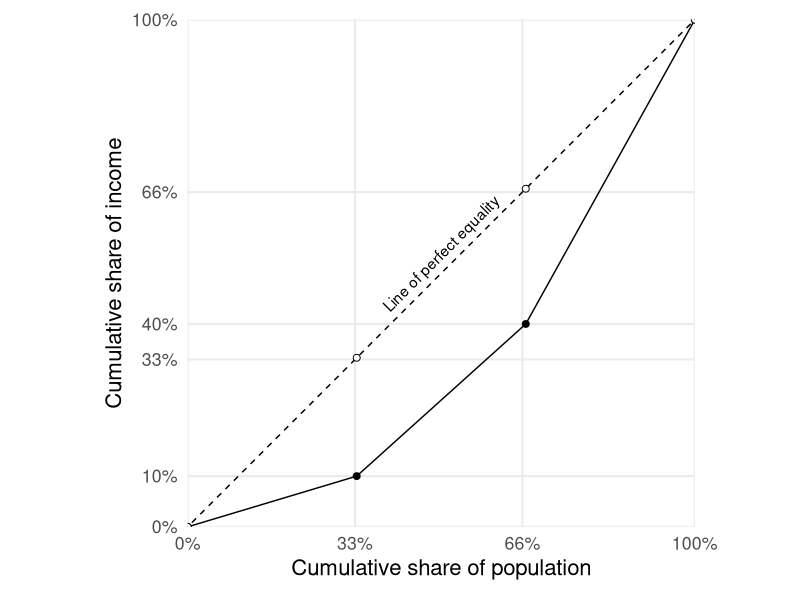
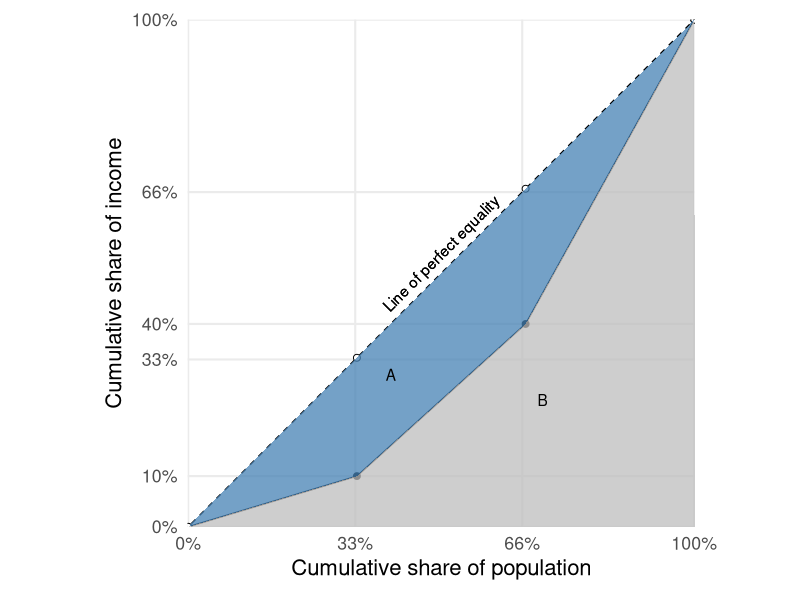

These figures' R source, in order:
## ---- chunk 1
knitr::opts_chunk$set(echo = FALSE, message = FALSE, warning = FALSE, error = FALSE,
                      fig.height = 6, fig.width = 6, fig.align = "center")
## ---- chunk 2
library(tidyverse)
theme_set(theme_minimal(base_size = 16))
## ---- chunk 3
d <- tibble(person = c("X", "Y", "Z"),
       income = c(100, 600, 300),
       rank = c(1, 3, 2))
knitr::kable(d)
## ---- chunk 4
d |> 
  arrange(rank) |> 
  mutate(`cumulative<br>income` = cumsum(income)) |> 
knitr::kable()
## ---- chunk 5
labs <- tibble(
  x = c(0.5, 0.4, 0.7),
  y = c(0.54, 0.3, 0.25),
  label = c("Line of perfect equality", "A", "B"),
  angle = c(45, 0, 0)
)

p <- bind_rows(
  tibble(rank = 0, income = 0), d) |> 
  arrange(rank) |> 
  mutate(cum_inc = cumsum(income) / sum(income),
         cum_pop = rank / max(rank)) |> 
  ggplot(aes(x = cum_pop, y = cum_inc)) +
  geom_abline(intercept = 0, slope = 1, linetype = "dashed") +
  geom_line() +
  geom_point(size = 2) +
  geom_point(aes(y = cum_pop), size = 2, shape = 21, fill = "white") +
  geom_text(data = labs[1,], aes(x = x, y = y, label = label), angle = labs$angle[1]) +
  labs(x = "Cumulative share of population", y = "Cumulative share of income") +
  coord_cartesian(expand = FALSE) +
  scale_x_continuous(breaks = c(0, .33, .66, 1), labels = scales::percent,
                     minor_breaks = NULL) +
  scale_y_continuous(breaks = c(0, .1, .33, .4, .66, 1), labels = scales::percent,
                     minor_breaks = NULL) +
  theme(aspect.ratio = 1,
        plot.margin = margin(0.5, 0.5, 0.5, 0.5, "cm"))
p
## ---- chunk 6
d |> 
  arrange(rank) |> 
  mutate(`cumulative<br>income` = cumsum(income)) |> 
knitr::kable()
## ---- chunk 7
p +
  geom_ribbon(aes(ymin = cum_inc, ymax = cum_pop), fill = "steelblue", alpha = 0.75) +
  geom_area(fill = "grey", alpha = 0.75) +
  geom_text(data = labs, aes(x = x, y = y, label = label), angle = labs$angle)
  
